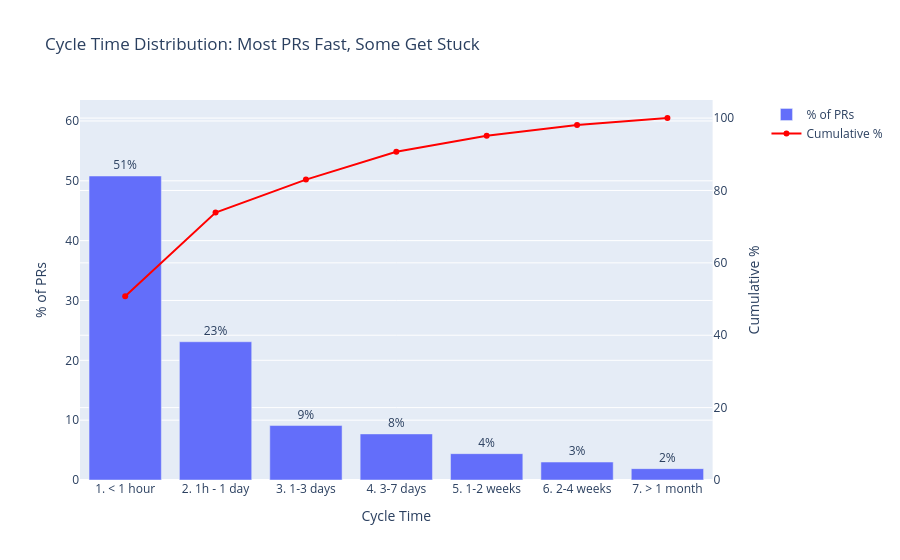

Notebook source saved alongside this figure:
### Code cell
# Visualize the distribution - bar chart with cumulative line
fig = make_subplots(specs=[[{"secondary_y": True}]])

# Convert to float to avoid Decimal issues
pct_values = df_distribution['pct'].astype(float)
cumulative_values = df_distribution['cumulative_pct'].astype(float)

fig.add_trace(
    go.Bar(x=df_distribution['cycle_time_bucket'], y=pct_values,
           name='% of PRs', text=[f'{x:.0f}%' for x in pct_values],
           textposition='outside'),
    secondary_y=False
)

fig.add_trace(
    go.Scatter(x=df_distribution['cycle_time_bucket'], y=cumulative_values,
               name='Cumulative %', mode='lines+markers', line=dict(color='red')),
    secondary_y=True
)

fig.update_layout(
    title='Cycle Time Distribution: Most PRs Fast, Some Get Stuck',
    xaxis_title='Cycle Time'
)
fig.update_yaxes(title_text='% of PRs', secondary_y=False, range=[0, pct_values.max() * 1.25])
fig.update_yaxes(title_text='Cumulative %', secondary_y=True, range=[0, 105])

fig.show()

# Key insight
fast_prs = pct_values[df_distribution['cycle_time_bucket'].isin(['1. < 1 hour', '2. 1h - 1 day'])].sum()
stuck_prs = pct_values[df_distribution['cycle_time_bucket'].isin(['6. 2-4 weeks', '7. > 1 month'])].sum()

print(f"\nKey insight:")
print(f"  {fast_prs:.0f}% of PRs merge within 1 day (the typical experience)")
print(f"  {stuck_prs:.0f}% of PRs take >2 weeks (the outliers pulling up the average)")

### Figure 1 — Plotly figure (JSON) as saved in the notebook; plotly's stock layout.template omitted (floating-point values rounded to 4 significant figures)
{"data": [{"name": "% of PRs", "text": ["51%", "23%", "9%", "8%", "4%", "3%", "2%"], "textposition": "outside", "type": "bar", "x": ["1. < 1 hour", "2. 1h - 1 day", "3. 1-3 days", "4. 3-7 days", "5. 1-2 weeks", "6. 2-4 weeks", "7. > 1 month"], "xaxis": "x", "y": [50.8, 23.1, 9.1, 7.7, 4.4, 3.0, 1.9], "yaxis": "y"}, {"line": {"color": "red"}, "mode": "lines+markers", "name": "Cumulative %", "type": "scatter", "x": ["1. < 1 hour", "2. 1h - 1 day", "3. 1-3 days", "4. 3-7 days", "5. 1-2 weeks", "6. 2-4 weeks", "7. > 1 month"], "xaxis": "x", "y": [50.8, 73.9, 83.0, 90.7, 95.1, 98.1, 100.0], "yaxis": "y2"}], "layout": {"title": {"text": "Cycle Time Distribution: Most PRs Fast, Some Get Stuck"}, "xaxis": {"anchor": "y", "domain": [0, 0.94], "title": {"text": "Cycle Time"}}, "yaxis": {"anchor": "x", "domain": [0, 1], "range": [0, 63.5], "title": {"text": "% of PRs"}}, "yaxis2": {"anchor": "x", "overlaying": "y", "range": [0, 105], "side": "right", "title": {"text": "Cumulative %"}}}}
